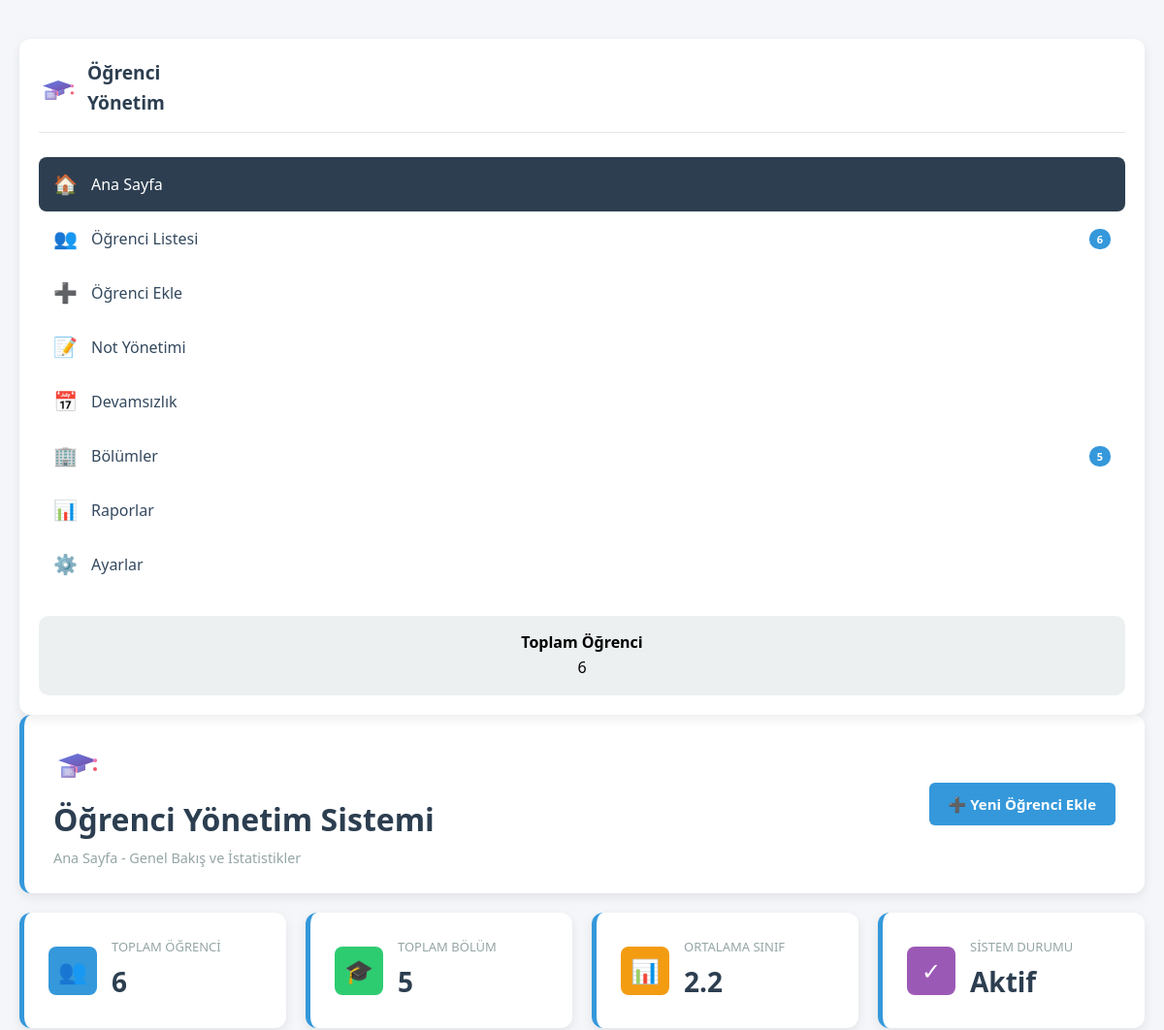
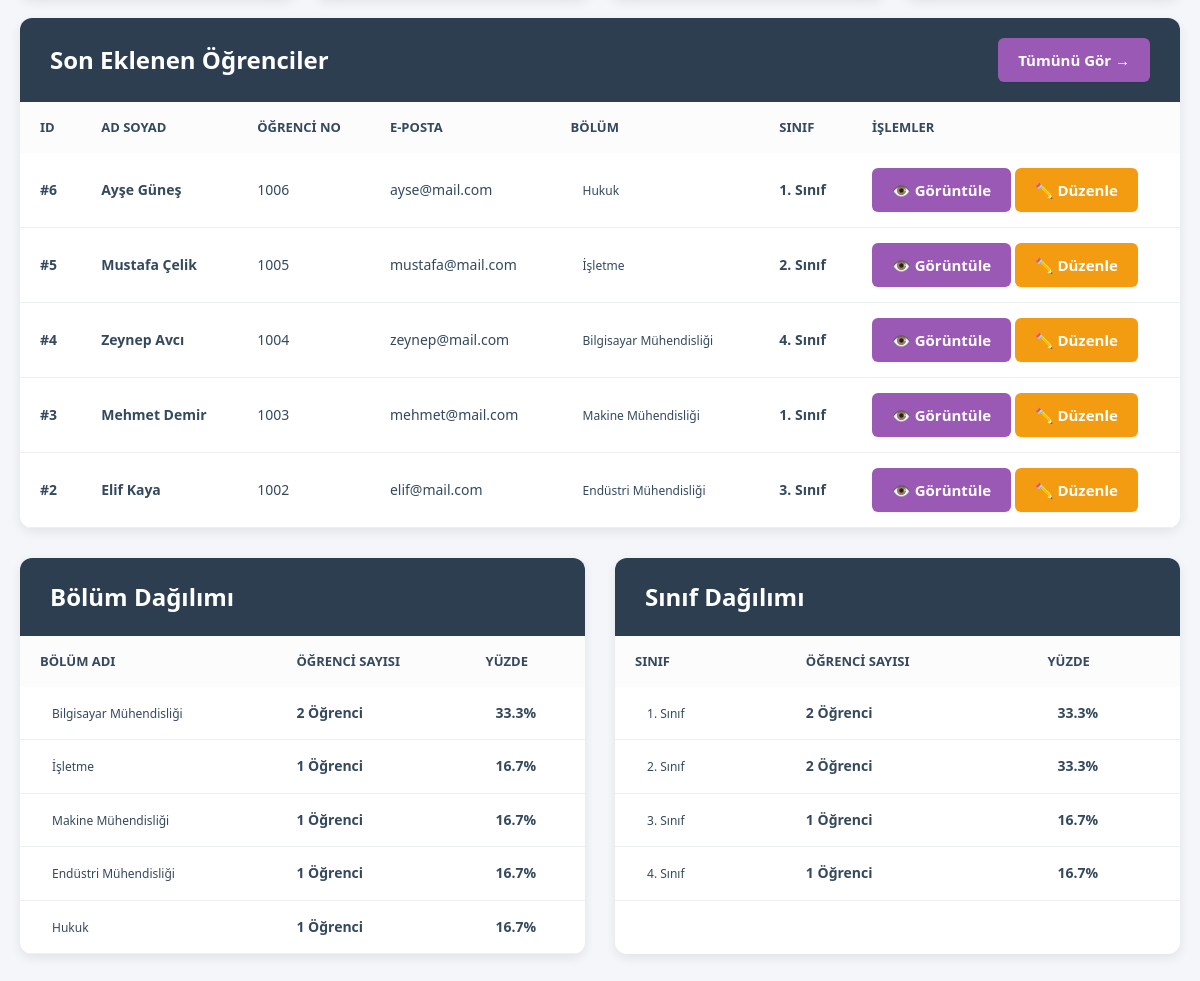
The page / on the database its author committed (2 pictures, top to bottom).
### tables this page shows
CREATE TABLE `ogrenciler` (
  `id` int(11) NOT NULL,
  `ad` varchar(100) NOT NULL,
  `soyad` varchar(100) NOT NULL,
  `ogrenci_no` varchar(50) NOT NULL,
  `email` varchar(100) NOT NULL,
  `telefon` varchar(20) DEFAULT NULL,
  `bolum` varchar(100) NOT NULL,
  `sinif` int(11) NOT NULL
);

### controllers/StudentController.php (called while the page is built, shortened)
<?php
require_once __DIR__ . '/../models/Student.php';
require_once __DIR__ . '/../models/Department.php';
class StudentController {
    private $studentModel;
    public function __construct() {
        $this->studentModel = new Student();
    }
    public function index() {
        $students = $this->studentModel->getAll();
        $stats = $this->studentModel->getStats();
        $departmentModel = new Department();
        $bolum_stats = $departmentModel->getDepartmentStats();
        $sinif_sql = "SELECT sinif, COUNT(*) as sayi FROM ogrenciler GROUP BY sinif ORDER BY sinif";
        $db = Database::getInstance();
        $sinif_result = $db->query($sinif_sql);
        $sinif_stats = [];
        if ($sinif_result && $sinif_result->num_rows > 0) {
            while ($row = $sinif_result->fetch_assoc()) {
                $sinif_stats[] = $row;
            }
        }
        require_once __DIR__ . '/../views/home/index.php';
    }
}
?>

### models/Student.php (called while the page is built, shortened)
<?php
require_once __DIR__ . '/../config/Database.php';
class Student {
    private $conn;
    public function __construct() {
        $this->db = Database::getInstance();
        $this->conn = $this->db->getConnection();
    }
    public function getAll($orderBy = 'id DESC') {
        $sql = "SELECT * FROM ogrenciler ORDER BY $orderBy";
        $result = $this->conn->query($sql);
        $students = [];
        if ($result && $result->num_rows > 0) {
            while ($row = $result->fetch_assoc()) {
                $students[] = $row;
            }
        }
        return $students;
    }
    public function getStats() {
        $sql = "SELECT
                COUNT(*) as toplam_ogrenci,
                COUNT(DISTINCT bolum) as toplam_bolum,
                AVG(sinif) as ortalama_sinif
                FROM ogrenciler";
        $result = $this->conn->query($sql);
        if ($result && $result->num_rows > 0) {
            return $result->fetch_assoc();
        }
        return [
            'toplam_ogrenci' => 0,
            'toplam_bolum' => 0,
            'ortalama_sinif' => 0
        ];
    }
}
?>

### config/Database.php (called while the page is built, shortened)
<?php
class Database {
    private static $instance = null;
    private $conn;
    private $host = 'localhost';
    private $user = 'root';
    private $pass = '';
    private $dbname = 'ogrenci_yonetim';
    private function __construct() {
        try {
            $this->conn = new mysqli($this->host, $this->user, $this->pass, $this->dbname);
            $this->conn->set_charset("utf8mb4");
        } catch (Exception $e) {
            $this->handleError($e->getMessage());
        }
    }
    public static function getInstance() {
        if (self::$instance === null) {
            self::$instance = new Database();
        }
        return self::$instance;
    }
    public function getConnection() {
        return $this->conn;
    }
    public function query($sql) {
        return $this->conn->query($sql);
    }
}
?>

### models/Department.php (called while the page is built, shortened)
<?php
require_once __DIR__ . '/../config/Database.php';
class Department {
    private $conn;
    public function __construct() {
        $this->db = Database::getInstance();
        $this->conn = $this->db->getConnection();
    }
    public function getDepartmentStats() {
        $sql = "SELECT bolum, COUNT(*) as sayi,
                AVG(sinif) as ortalama_sinif
                FROM ogrenciler
                GROUP BY bolum
                ORDER BY sayi DESC";
        $result = $this->conn->query($sql);
        $stats = [];
        if ($result && $result->num_rows > 0) {
            while ($row = $result->fetch_assoc()) {
                $stats[] = $row;
            }
        }
        return $stats;
    }
}
?>

### views/home/index.php (the view, shortened to what this page needs)
<?php
require_once __DIR__ . '/../layout/header.php';
require_once __DIR__ . '/../layout/sidebar.php';
?>
<div class="header">
    <div class="header-left">
        <img src="public/logo.svg" alt="Logo" class="header-logo">
        <div>
            <h1>Öğrenci Yönetim Sistemi</h1>
            <p class="header-subtitle">Ana Sayfa - Genel Bakış ve İstatistikler</p>
        </div>
    </div>
    <div class="header-actions">
        <a href="index.php?page=students&action=add" class="btn btn-primary">
            ➕ Yeni Öğrenci Ekle
        </a>
    </div>
</div>
<div class="stats-container">
    <div class="stat-card">
        <div class="stat-icon primary">
            👥
        </div>
        <div class="stat-info">
            <h3>Toplam Öğrenci</h3>
            <div class="stat-value"><?php echo $stats['toplam_ogrenci'] ?? 0; ?></div>
        </div>
    </div>
    <div class="stat-card">
        <div class="stat-icon success">
            🎓
        </div>
        <div class="stat-info">
            <h3>Toplam Bölüm</h3>
            <div class="stat-value"><?php echo $stats['toplam_bolum'] ?? 0; ?></div>
        </div>
    </div>
    <div class="stat-card">
        <div class="stat-icon warning">
            📊
        </div>
        <div class="stat-info">
            <h3>Ortalama Sınıf</h3>
            <div class="stat-value"><?php echo number_format($stats['ortalama_sinif'] ?? 0, 1); ?></div>
        </div>
    </div>
    <div class="stat-card">
        <div class="stat-icon info">
            ✓
        </div>
        <div class="stat-info">
            <h3>Sistem Durumu</h3>
            <div class="stat-value">Aktif</div>
        </div>
    </div>
</div>
<div class="table-container">
    <div class="table-header">
        <h2>Son Eklenen Öğrenciler</h2>
        <a href="index.php?page=students" class="btn btn-info btn-sm">Tümünü Gör →</a>
    </div>
    <div class="table-wrapper">
        <?php if (!empty($students)): ?>
            <table id="studentTable">
                <thead>
                    <tr>
                        <th>ID</th>
                        <th>Ad Soyad</th>
                        <th>Öğrenci No</th>
                        <th>E-posta</th>
                        <th>Bölüm</th>
                        <th>Sınıf</th>
                        <th>İşlemler</th>
                    </tr>
                </thead>
                <tbody>
                    <?php
                    $count = 0;
                    foreach ($students as $row):
                        if ($count >= 5) break;
                        $count++;
                    ?>
                        <tr>
                            <td><strong>#<?php echo $row['id']; ?></strong></td>
                            <td>
                                <strong><?php echo htmlspecialchars($row['ad'] . ' ' . $row['soyad']); ?></strong>
                            </td>
                            <td><?php echo htmlspecialchars($row['ogrenci_no']); ?></td>
                            <td><?php echo htmlspecialchars($row['email']); ?></td>
                            <td>
                                <span class="badge badge-primary">
                                    <?php echo htmlspecialchars($row['bolum']); ?>
                                </span>
                            </td>
                            <td><strong><?php echo $row['sinif']; ?>. Sınıf</strong></td>
                            <td>
                                <div class="actions">
                                    <a href="index.php?page=students&action=profile&id=<?php echo $row['id']; ?>" class="btn btn-info btn-sm">
                                        👁️ Görüntüle
                                    </a>
                                    <a href="index.php?page=students&action=edit&id=<?php echo $row['id']; ?>" class="btn btn-warning btn-sm">
                                        ✏️ Düzenle
                                    </a>
                                </div>
                            </td>
                        </tr>
                    <?php endforeach; ?>
                </tbody>
            </table>
        <?php endif; ?>
    </div>
</div>
<div style="display: grid; grid-template-columns: 1fr 1fr; gap: 30px; margin-top: 30px;">
    <?php if (!empty($bolum_stats)): ?>
        <div class="table-container">
            <div class="table-header">
                <h2>Bölüm Dağılımı</h2>
            </div>
            <div class="table-wrapper">
                <table>
                    <thead>
                        <tr>
                            <th>Bölüm Adı</th>
                            <th>Öğrenci Sayısı</th>
                            <th>Yüzde</th>
                        </tr>
                    </thead>
                    <tbody>
                        <?php foreach ($bolum_stats as $bolum):
                            $yuzde = ($bolum['sayi'] / $stats['toplam_ogrenci']) * 100;
                        ?>
                            <tr>
                                <td>
                                    <span class="badge badge-primary">
                                        <?php echo htmlspecialchars($bolum['bolum']); ?>
                                    </span>
                                </td>
                                <td><strong><?php echo $bolum['sayi']; ?> Öğrenci</strong></td>
                                <td>
                                    <div style="display: flex; align-items: center; gap: 10px;">
                                        <span><strong><?php echo number_format($yuzde, 1); ?>%</strong></span>
                                    </div>
                                </td>
                            </tr>
                        <?php endforeach; ?>
                    </tbody>
                </table>
            </div>
        </div>
    <?php endif; ?>
    <?php if (!empty($sinif_stats)): ?>
        <div class="table-container">
            <div class="table-header">
                <h2>Sınıf Dağılımı</h2>
            </div>
            <div class="table-wrapper">
                <table>
                    <thead>
                        <tr>
                            <th>Sınıf</th>
                            <th>Öğrenci Sayısı</th>
                            <th>Yüzde</th>
                        </tr>
                    </thead>
                    <tbody>
                        <?php foreach ($sinif_stats as $sinif):
                            $yuzde = ($sinif['sayi'] / $stats['toplam_ogrenci']) * 100;
                        ?>
                            <tr>
                                <td>
                                    <span class="badge badge-info">
                                        <?php echo $sinif['sinif']; ?>. Sınıf
                                    </span>
                                </td>
                                <td><strong><?php echo $sinif['sayi']; ?> Öğrenci</strong></td>
                                <td>
                                    <div style="display: flex; align-items: center; gap: 10px;">
                                        <span><strong><?php echo number_format($yuzde, 1); ?>%</strong></span>
                                    </div>
                                </td>
                            </tr>
                        <?php endforeach; ?>
                    </tbody>
                </table>
            </div>
        </div>
    <?php endif; ?>
</div>
<?php require_once __DIR__ . '/../layout/footer.php'; ?>

### index.php (shortened to what this page needs)
<?php
require_once __DIR__ . '/config/Database.php';
require_once __DIR__ . '/controllers/StudentController.php';
$page = isset($_GET['page']) ? $_GET['page'] : 'home';
try {
    switch ($page) {
        case 'home':
        case '':
            $controller = new StudentController();
            $controller->index();
            break;
    }
} catch (Exception $e) {
    die("Bir hata oluştu: " . $e->getMessage());
}
?>

### views/layout/header.php (shortened to what this page needs)
<!DOCTYPE html>
<html lang="tr">
<head>
    <link rel="stylesheet" href="public/style.css">
</head>
<body>
    <div class="main-layout">

### views/layout/sidebar.php (shortened to what this page needs)
<aside class="sidebar">
    <div class="sidebar-logo">
        <img src="public/logo.svg" alt="Logo">
        <h3>Öğrenci<br>Yönetim</h3>
    </div>
    <nav>
        <ul class="nav-menu">
            <li class="nav-item">
                <a href="index.php" class="nav-link <?php echo (!isset($_GET['page']) || $_GET['page'] == 'home') ? 'active' : ''; ?>">
                    <span class="nav-icon">🏠</span>
                    <span>Ana Sayfa</span>
                </a>
            </li>
            <li class="nav-item">
                <a href="index.php?page=students" class="nav-link <?php echo (isset($_GET['page']) && $_GET['page'] == 'students') ? 'active' : ''; ?>">
                    <span class="nav-icon">👥</span>
                    <span>Öğrenci Listesi</span>
                    <?php if (isset($stats['toplam_ogrenci'])): ?>
                        <span class="nav-badge"><?php echo $stats['toplam_ogrenci']; ?></span>
                    <?php endif; ?>
                </a>
            </li>
            <li class="nav-item">
                <a href="index.php?page=students&action=add" class="nav-link <?php echo (isset($_GET['action']) && $_GET['action'] == 'add') ? 'active' : ''; ?>">
                    <span class="nav-icon">➕</span>
                    <span>Öğrenci Ekle</span>
                </a>
            </li>
            <li class="nav-item">
                <a href="index.php?page=grades" class="nav-link <?php echo (isset($_GET['page']) && $_GET['page'] == 'grades') ? 'active' : ''; ?>">
                    <span class="nav-icon">📝</span>
                    <span>Not Yönetimi</span>
                </a>
            </li>
            <li class="nav-item">
                <a href="index.php?page=attendance" class="nav-link <?php echo (isset($_GET['page']) && $_GET['page'] == 'attendance') ? 'active' : ''; ?>">
                    <span class="nav-icon">📅</span>
                    <span>Devamsızlık</span>
                </a>
            </li>
            <li class="nav-item">
                <a href="index.php?page=departments" class="nav-link <?php echo (isset($_GET['page']) && $_GET['page'] == 'departments') ? 'active' : ''; ?>">
                    <span class="nav-icon">🏢</span>
                    <span>Bölümler</span>
                    <?php if (isset($stats['toplam_bolum'])): ?>
                        <span class="nav-badge"><?php echo $stats['toplam_bolum']; ?></span>
                    <?php endif; ?>
                </a>
            </li>
            <li class="nav-item">
                <a href="index.php?page=reports" class="nav-link <?php echo (isset($_GET['page']) && $_GET['page'] == 'reports') ? 'active' : ''; ?>">
                    <span class="nav-icon">📊</span>
                    <span>Raporlar</span>
                </a>
            </li>
            <li class="nav-item">
                <a href="index.php?page=settings" class="nav-link <?php echo (isset($_GET['page']) && $_GET['page'] == 'settings') ? 'active' : ''; ?>">
                    <span class="nav-icon">⚙️</span>
                    <span>Ayarlar</span>
                </a>
            </li>
        </ul>
    </nav>
    <div class="sidebar-stats">
        <h4><?php echo isset($sidebarTitle) ? $sidebarTitle : 'Toplam Öğrenci'; ?></h4>
        <div class="big-number"><?php echo isset($sidebarNumber) ? $sidebarNumber : (isset($stats['toplam_ogrenci']) ? $stats['toplam_ogrenci'] : 0); ?></div>
    </div>
</aside>
<div class="content-area">

### views/layout/footer.php (shortened to what this page needs)
</div>
    </div>
</body>
</html>

### rows shown on the page
ogrenciler: id "6", ad+soyad "Ayşe Güneş", ogrenci_no "1006", email "ayse@mail.com", bolum "Hukuk", sinif "1"
ogrenciler: id "5", ad+soyad "Mustafa Çelik", ogrenci_no "1005", email "mustafa@mail.com", bolum "İşletme", sinif "2"
ogrenciler: id "4", ad+soyad "Zeynep Avcı", ogrenci_no "1004", email "zeynep@mail.com", bolum "Bilgisayar Mühendisliği", sinif "4"
ogrenciler: id "3", ad+soyad "Mehmet Demir", ogrenci_no "1003", email "mehmet@mail.com", bolum "Makine Mühendisliği", sinif "1"
ogrenciler: id "2", ad+soyad "Elif Kaya", ogrenci_no "1002", email "elif@mail.com", bolum "Endüstri Mühendisliği", sinif "3"

### other values the page prints
$stats['toplam_ogrenci'] "6"
$stats['toplam_bolum'] "5"
$stats['ortalama_sinif'] "2.2"
$bolum['bolum'] "Bilgisayar Mühendisliği"
$bolum['sayi'] "2"
$yuzde "33.3"
$bolum['bolum'] "İşletme"
$bolum['sayi'] "1"
$yuzde "16.7"
$bolum['bolum'] "Makine Mühendisliği"
$bolum['bolum'] "Endüstri Mühendisliği"
$bolum['bolum'] "Hukuk"
$sinif['sinif'] "1"
$sinif['sayi'] "2"
$sinif['sinif'] "2"
